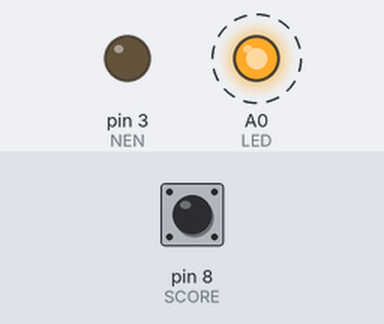
The sketch below on a simulated Arduino Uno, built with avr-gcc and run on an emulated ATmega328P. Parts: output pins drawn as LEDs (lit = HIGH). Dashed ring = blinking. The test bench sets the inputs (shaded band); at power-on: pin 8 (SCORE) HIGH. Pins used as bus, display or sensor lines are not drawn; what the sketch prints to the serial monitor is not drawn.

Above: at 0.6 s.
Timing chart, 0 to 3.1 s (numbered marks = the images above):
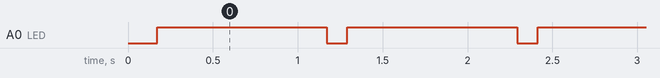

The sketch:

holeDetection.ino
```cpp
  #include <MFRC522.h>
  #include <SPI.h>

  #define LED A0
  #define SCORE 8

  #define NEN 3 //74HC4067 multiplexor Not Enable signal
  //74HC4067 multiplexor select bits
  #define S0 4
  #define S1 5
  #define S2 6
  #define S3 7

  //signals for MFRC22 antenna chip
  #define SS_PIN 10
  #define RST_PIN 9

  #define TAG_LEN 2 //We used NFC PVC RFID Card
                    //The card id's only differed in the 2nd and 3rd bytes for our case so we only save these bytes
  #define ARR_LEN 4 //4 beanbags i.e. cards per team

 #define HOLE_ANTENNA 3 //mux channel for hole antenna
 #define BOARD_ANTENNAS 3 //number of board antennas for test case

  byte teamA[ARR_LEN][TAG_LEN] = {{0xA8, 0x98}, {0x09, 0x8F}, {0x25, 0x90}, {0xAD, 0x92}};
  boolean teamA_check[ARR_LEN];

  byte teamB[ARR_LEN][TAG_LEN] = {{0x62, 0x99}, {0x56, 0x8F}, {0x8E, 0x8C}, {0x23, 0x8E}};
  boolean teamB_check[ARR_LEN];
  boolean hole_detection;


  MFRC522 mfrc522(SS_PIN, RST_PIN);        // Create MFRC522 instance.

  int scoreA = 0;
  int scoreB = 0;


  void setup()
  {
          pinMode(NEN, OUTPUT);
          pinMode(S0, OUTPUT);
          pinMode(S1, OUTPUT);
          pinMode(S2, OUTPUT);
          pinMode(S3, OUTPUT);
          digitalWrite(NEN, LOW);
          digitalWrite(S0, HIGH);
          digitalWrite(S1, HIGH);
          digitalWrite(S2, HIGH);
          digitalWrite(S3, HIGH);
          pinMode(SCORE, INPUT);
          digitalWrite(SCORE, HIGH);
          pinMode(LED, OUTPUT);
          digitalWrite(LED, LOW);
          Serial.begin(9600);
          SPI.begin();
          mfrc522.PCD_Init();        // Init MFRC522 card
          init_checker_arrays();
          hole_detection = false;
   }

  void init_checker_arrays(){
        for(int i = 0; i < ARR_LEN; i++){
            teamA_check[i] = false;
            teamB_check[i] = false;
          }
  }

  void check_and_dump() {
    // Prepare key - all keys are set to FFFFFFFFFFFFh at chip delivery from the factory.
          MFRC522::MIFARE_Key key;
          for (byte i = 0; i < 6; i++) key.keyByte[i] = 0xFF;

          // Look for new cards
          if ( ! mfrc522.PICC_IsNewCardPresent()) {
                  return;
          }

          // Select one of the cards
          if ( ! mfrc522.PICC_ReadCardSerial())    return;

          byte buffer[2]; //store the 2nd and 3rd byte of the card uid here

          //Serial.print("Card UID:");    //Store UID
          for (byte i = 0; i < TAG_LEN; i++) {
            buffer[i] = mfrc522.uid.uidByte[i+1];
            //Debugging to see the right values saved in buffer
            //Serial.print(buffer[i] < 0x10 ? " 0" : " ");
            //Serial.print(buffer[i], HEX);
          }

          update_scores(buffer);

          mfrc522.PICC_HaltA(); // Halt PICC
          mfrc522.PCD_StopCrypto1();  // Stop encryption on PCD
  }

  //Determine the team for the rfid tag, ...
  //then update score based on whether a tag has already been detected
  void update_scores(byte tag[]){

    for(int i = 0; i < ARR_LEN; i++){
      if(!memcmp(tag, teamA[i], TAG_LEN) && !teamA_check[i]){
        if(hole_detection) scoreA += 3;
        else scoreA += 1;
        teamA_check[i] = true;
        break;
      }
      else if(!memcmp(tag, teamB[i], TAG_LEN) && !teamB_check[i]){
        if(hole_detection) scoreB += 3;
        else scoreB += 1;
        teamB_check[i] = true;
        break;
      }

    }

  }

  void activate_and_check_antenna(int antenna_id){//antenna_id correpsonds to the mux channel the antenna is connected to
    int s0 = antenna_id & 0x01;
    int s1 = antenna_id & 0x02;
    int s2 = antenna_id & 0x04;
    int s3 = antenna_id & 0x08;
    digitalWrite(NEN, HIGH);
    digitalWrite(S0, HIGH && s0);
    digitalWrite(S1, HIGH && s1);
    digitalWrite(S2, HIGH && s2);
    digitalWrite(S3, HIGH && s3);
    digitalWrite(NEN, LOW);
    delay(5);
    check_and_dump();

  }


  void check_hole_antenna(){
    hole_detection = true;
    activate_and_check_antenna(HOLE_ANTENNA);
    hole_detection = false;
  }

  void check_all_board_antennas() {

    for(int i = 0; i < BOARD_ANTENNAS; i++){
      activate_and_check_antenna(i);
    }
}


  void loop()
  {

    check_hole_antenna();
    // If score button pressed
    if (digitalRead(SCORE)) {
      check_all_board_antennas();
      sendScore(scoreA);
      sendScore(scoreB);
      digitalWrite(LED, HIGH);
      delay(1000);
      digitalWrite(LED, LOW);
      reset();
    }
  }

  void sendScore(int score) {
    char score_to_send = char(score) + 'A';
    Serial.print(score_to_send);
  }

  void reset() {
    scoreA = 0;
    scoreB = 0;
    init_checker_arrays();
  }
```

Measured:
- by itself, A0 (LED): alternates HIGH for 1.0 s and LOW for 0.12 s
